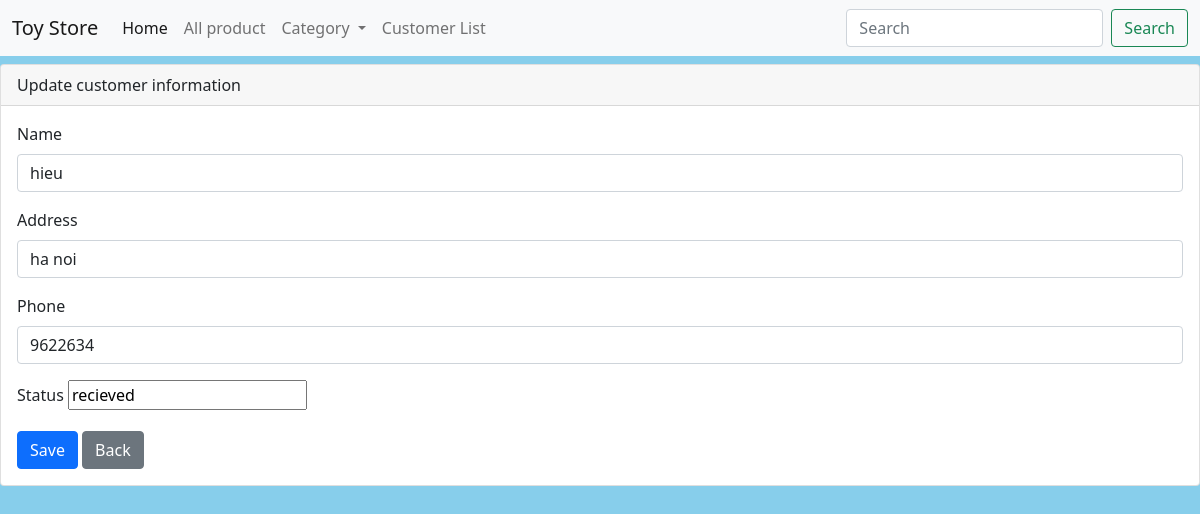
The page /index.php?page=customer-update&customer_id=1 on the database its author committed.
### tables this page shows
CREATE TABLE `customer` (
  `customer_id` int(11) NOT NULL AUTO_INCREMENT,
  `customerName` varchar(50) NOT NULL,
  `product_id` int(11) DEFAULT NULL,
  `address` varchar(500) NOT NULL,
  `phone` varchar(20) NOT NULL,
  `customer_status` varchar(20) NOT NULL,
  `order_id` int(11) DEFAULT NULL,
  PRIMARY KEY (`customer_id`),
  KEY `customer_ibfk_1` (`order_id`),
  CONSTRAINT `customer_ibfk_1` FOREIGN KEY (`order_id`) REFERENCES `orders` (`order_id`)
);

### src/Model/CustomerModel.php (called while the page is built, shortened)
<?php
class CustomerModel
{
    protected $database;
    function __construct()
    {
        $db = new DBConnection();
        $this->database = $db->connect();
    }
    function get($id)
    {
        $sql = 'select customer_id, customerName, address, phone, customer_status from customer where customer_id=?';
        $stmt = $this->database->prepare($sql);
        $stmt->bindParam(1, $id);
        $stmt->execute();
        return $stmt->fetch(PDO::FETCH_OBJ);
    }
}

### src/Model/DBConnection.php (called while the page is built, shortened)
<?php
class DBConnection
{
    protected string $dsn;
    protected string $user;
    protected string $pass;
    function __construct()
    {
        $this->dsn = 'mysql:host=127.0.0.1;dbname=toy_store';
        $this->user = 'admin';
        $this->pass = '123456';
    }
    function connect()
    {
        try {
            return new PDO($this->dsn, $this->user, $this->pass);
        } catch (\PDOException $e) {
            echo $e->getMessage();
            exit();
        }
    }
}

### src/View/customer/update.php (the view, shortened to what this page needs)
<div class="col-12 col-md-12 mt-2">
    <div class="card">
        <div class="card-header">
            Update customer information
        </div>
        <div class="card-body">
            <div class="col-12">
                <form method="post" action="./index.php?page=customer-update&id=<?php echo $customer->customer_id ?>">
                    <div class="mb-3">
                        <label for="" class="form-label">Name</label>
                        <input type="text" class="form-control" name="customerName" value="<?php echo $customer->customerName ?>">
                    </div>
                    <div class="mb-3">
                        <label for="" class="form-label">Address</label>
                        <input type="text" class="form-control" name="address" value="<?php echo $customer->address ?>">
                    </div>
                    <div class="mb-3">
                        <label for="" class="form-label">Phone</label>
                        <input type="number" name="phone" value="<?php echo $customer->phone ?>" class="form-control">
                    </div>
                    <div class="mb-3">
                        <label for="" class="form-label">Status</label>
                        <input type="text" value="<?php echo $customer->customer_status; ?>" name="status">
                    </div>
                    <button type="submit" class="btn btn-primary">Save</button>
                    <a href="index.php?page=customer" class="btn btn-secondary" type="button">Back</a>
                </form>
            </div>
        </div>
    </div>
</div><?php

### rows shown on the page
customer: customerName "hieu", address "ha noi", phone "9622634", status "recieved"
